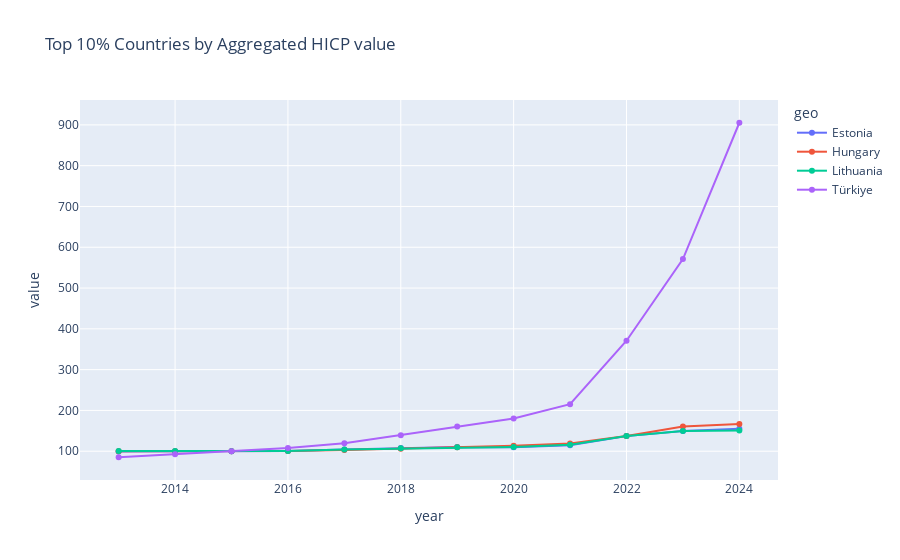
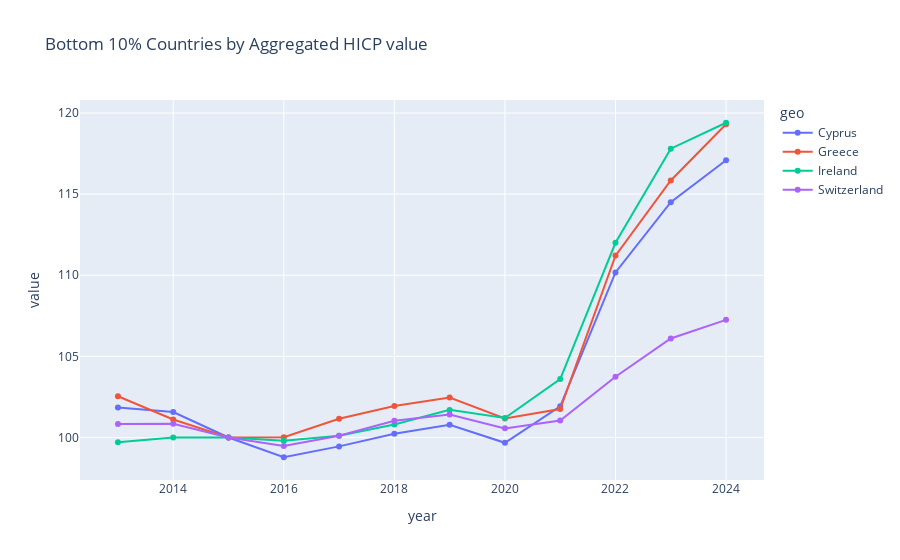

Source (notebook cell) for these figures, in order:
### Code cell
import pandas as pd
import plotly.express as px
df = pd.read_csv(r'..\processed_data\HICP_annual_indices_for_all_goods.csv')

# ignore all rows with total values
df = df[~df['geo'].str.contains('Total')]
value_col = df.columns[-1]
aggregated_obs_values = df.groupby(['geo', 'year'])[value_col].sum()

threshold = 0.25 * df["year"].nunique()

group = df.groupby('geo')

countries_to_remove = []

for geo, group_data in group:
    year_counts = group_data['year'].value_counts()
    missing_counts = df["year"].nunique() - year_counts.count()
    
    if missing_counts > threshold:
        countries_to_remove.append(geo)

df_copy = df[~df['geo'].isin(countries_to_remove)]
aggregated_obs_values = df_copy.groupby(['geo', 'year'])[value_col].sum()

top_threshold = aggregated_obs_values.groupby('geo').mean().quantile(0.9)
top_countries = aggregated_obs_values.groupby('geo').mean()
top_countries = top_countries[top_countries > top_threshold].index
filtered_top_df = aggregated_obs_values.loc[top_countries].reset_index()

bottom_threshold = aggregated_obs_values.groupby('geo').mean().quantile(0.1)
bottom_countries = aggregated_obs_values.groupby('geo').mean()
bottom_countries = bottom_countries[bottom_countries < bottom_threshold].index
filtered_bottom_df = aggregated_obs_values.loc[bottom_countries].reset_index()


fig = px.line(filtered_top_df, x='year', y=[value_col], color='geo', 
              markers=True, title=f'Top 10% Countries by Aggregated {value_col}')
fig.show()

fig = px.line(filtered_bottom_df, x='year', y=[value_col], color='geo', 
              markers=True, title=f'Bottom 10% Countries by Aggregated {value_col}')
fig.show()

### Figure 1 — Plotly figure (JSON) as saved in the notebook; plotly's stock layout.template omitted (floating-point values rounded to 4 significant figures)
{"data": [{"hovertemplate": "geo=Estonia<br>variable=HICP value<br>year=%{x}<br>value=%{y}<extra></extra>", "legendgroup": "Estonia", "line": {"color": "#636efa", "dash": "solid"}, "marker": {"symbol": "circle"}, "mode": "lines+markers", "name": "Estonia", "orientation": "v", "showlegend": true, "type": "scatter", "x": [2013, 2014, 2015, 2016, 2017, 2018, 2019, 2020, 2021, 2022, 2023, 2024], "xaxis": "x", "y": [99.46, 99.93, 100.0, 100.8, 104.5, 108.0, 110.5, 109.8, 114.7, 137.0, 149.5, 155.1], "yaxis": "y"}, {"hovertemplate": "geo=Hungary<br>variable=HICP value<br>year=%{x}<br>value=%{y}<extra></extra>", "legendgroup": "Hungary", "line": {"color": "#EF553B", "dash": "solid"}, "marker": {"symbol": "circle"}, "mode": "lines+markers", "name": "Hungary", "orientation": "v", "showlegend": true, "type": "scatter", "x": [2013, 2014, 2015, 2016, 2017, 2018, 2019, 2020, 2021, 2022, 2023, 2024], "xaxis": "x", "y": [99.92, 99.94, 100.0, 100.5, 102.8, 105.8, 109.5, 113.2, 119.0, 137.2, 160.6, 166.6], "yaxis": "y"}, {"hovertemplate": "geo=Lithuania<br>variable=HICP value<br>year=%{x}<br>value=%{y}<extra></extra>", "legendgroup": "Lithuania", "line": {"color": "#00cc96", "dash": "solid"}, "marker": {"symbol": "circle"}, "mode": "lines+markers", "name": "Lithuania", "orientation": "v", "showlegend": true, "type": "scatter", "x": [2013, 2014, 2015, 2016, 2017, 2018, 2019, 2020, 2021, 2022, 2023, 2024], "xaxis": "x", "y": [100.4, 100.7, 100.0, 100.7, 104.4, 107.1, 109.5, 110.6, 115.8, 137.6, 149.5, 150.8], "yaxis": "y"}, {"hovertemplate": "geo=Türkiye<br>variable=HICP value<br>year=%{x}<br>value=%{y}<extra></extra>", "legendgroup": "Türkiye", "line": {"color": "#ab63fa", "dash": "solid"}, "marker": {"symbol": "circle"}, "mode": "lines+markers", "name": "Türkiye", "orientation": "v", "showlegend": true, "type": "scatter", "x": [2013, 2014, 2015, 2016, 2017, 2018, 2019, 2020, 2021, 2022, 2023, 2024], "xaxis": "x", "y": [85.22, 92.81, 100.0, 107.7, 119.6, 139.2, 160.3, 180.0, 215.2, 370.8, 570.9, 905.2], "yaxis": "y"}], "layout": {"legend": {"title": {"text": "geo"}, "tracegroupgap": 0}, "title": {"text": "Top 10% Countries by Aggregated HICP value"}, "xaxis": {"anchor": "y", "domain": [0, 1], "title": {"text": "year"}}, "yaxis": {"anchor": "x", "domain": [0, 1], "title": {"text": "value"}}}}

### Figure 2 — Plotly figure (JSON) as saved in the notebook; plotly's stock layout.template omitted (floating-point values rounded to 4 significant figures)
{"data": [{"hovertemplate": "geo=Cyprus<br>variable=HICP value<br>year=%{x}<br>value=%{y}<extra></extra>", "legendgroup": "Cyprus", "line": {"color": "#636efa", "dash": "solid"}, "marker": {"symbol": "circle"}, "mode": "lines+markers", "name": "Cyprus", "orientation": "v", "showlegend": true, "type": "scatter", "x": [2013, 2014, 2015, 2016, 2017, 2018, 2019, 2020, 2021, 2022, 2023, 2024], "xaxis": "x", "y": [101.8, 101.6, 100.0, 98.78, 99.45, 100.2, 100.8, 99.67, 101.9, 110.2, 114.5, 117.1], "yaxis": "y"}, {"hovertemplate": "geo=Greece<br>variable=HICP value<br>year=%{x}<br>value=%{y}<extra></extra>", "legendgroup": "Greece", "line": {"color": "#EF553B", "dash": "solid"}, "marker": {"symbol": "circle"}, "mode": "lines+markers", "name": "Greece", "orientation": "v", "showlegend": true, "type": "scatter", "x": [2013, 2014, 2015, 2016, 2017, 2018, 2019, 2020, 2021, 2022, 2023, 2024], "xaxis": "x", "y": [102.5, 101.1, 100.0, 100.0, 101.2, 101.9, 102.5, 101.2, 101.8, 111.2, 115.8, 119.3], "yaxis": "y"}, {"hovertemplate": "geo=Ireland<br>variable=HICP value<br>year=%{x}<br>value=%{y}<extra></extra>", "legendgroup": "Ireland", "line": {"color": "#00cc96", "dash": "solid"}, "marker": {"symbol": "circle"}, "mode": "lines+markers", "name": "Ireland", "orientation": "v", "showlegend": true, "type": "scatter", "x": [2013, 2014, 2015, 2016, 2017, 2018, 2019, 2020, 2021, 2022, 2023, 2024], "xaxis": "x", "y": [99.7, 100.0, 100.0, 99.8, 100.1, 100.8, 101.7, 101.2, 103.6, 112.0, 117.8, 119.4], "yaxis": "y"}, {"hovertemplate": "geo=Switzerland<br>variable=HICP value<br>year=%{x}<br>value=%{y}<extra></extra>", "legendgroup": "Switzerland", "line": {"color": "#ab63fa", "dash": "solid"}, "marker": {"symbol": "circle"}, "mode": "lines+markers", "name": "Switzerland", "orientation": "v", "showlegend": true, "type": "scatter", "x": [2013, 2014, 2015, 2016, 2017, 2018, 2019, 2020, 2021, 2022, 2023, 2024], "xaxis": "x", "y": [100.8, 100.8, 100.0, 99.47, 100.1, 101.0, 101.4, 100.6, 101.0, 103.7, 106.1, 107.2], "yaxis": "y"}], "layout": {"legend": {"title": {"text": "geo"}, "tracegroupgap": 0}, "title": {"text": "Bottom 10% Countries by Aggregated HICP value"}, "xaxis": {"anchor": "y", "domain": [0, 1], "title": {"text": "year"}}, "yaxis": {"anchor": "x", "domain": [0, 1], "title": {"text": "value"}}}}
